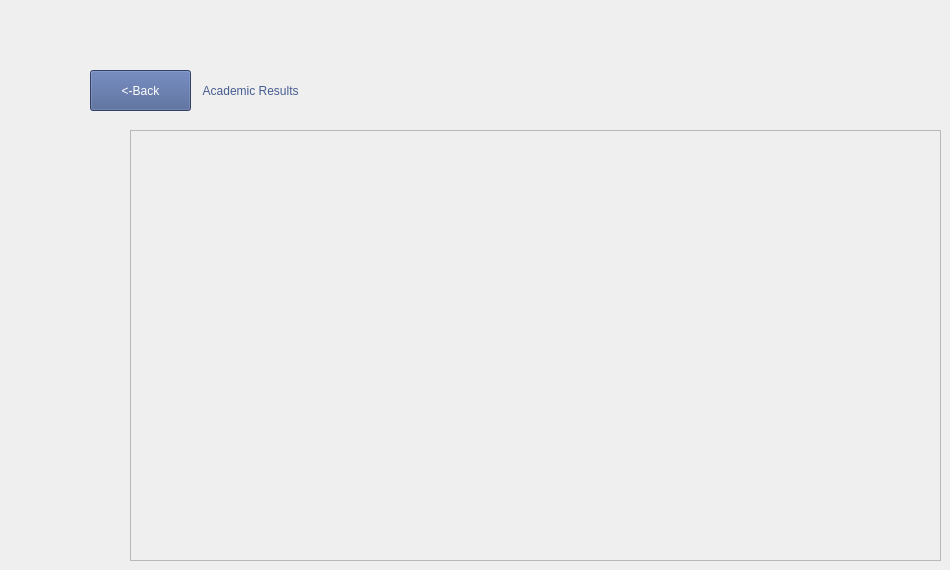
				<widget class="QWidget" name="page_11">
					<widget class="QScrollArea" name="scrollArea02">
						<property name="geometry">
							<rect>
								<x>130</x>
								<y>130</y>
								<width>811</width>
								<height>431</height>
							</rect>
						</property>
						<property name="styleSheet">
							<string notr="true"/>
						</property>
						<property name="widgetResizable">
							<bool>true</bool>
						</property>
						<widget class="QWidget" name="scrollAreaWidgetContents02">
							<property name="geometry">
								<rect>
									<x>0</x>
									<y>0</y>
									<width>809</width>
									<height>429</height>
								</rect>
							</property>
						</widget>
					</widget>
					<widget class="QLabel" name="label_30">
						<property name="geometry">
							<rect>
								<x>200</x>
								<y>50</y>
								<width>471</width>
								<height>81</height>
							</rect>
						</property>
						<property name="styleSheet">
							<string notr="true">
								font: 700 20pt &quot;Segoe UI&quot;;

								color: rgb(70, 92, 144);
							</string>
						</property>
						<property name="text">
							<string> Academic Results</string>
						</property>
					</widget>
					<widget class="QLabel" name="label_29">
						<property name="geometry">
							<rect>
								<x>890</x>
								<y>60</y>
								<width>51</width>
								<height>51</height>
							</rect>
						</property>
						<property name="styleSheet">
							<string notr="true">
								font: 700 36pt &quot;Segoe UI&quot;;
								color: rgb(70, 92, 144);
							</string>
						</property>
						<property name="text">
							<string/>
						</property>
						<property name="pixmap">
							<pixmap resource="project01.qrc">:/newPrefix/Screenshot_2025-05-15_005716-removebg-preview.png</pixmap>
						</property>
						<property name="scaledContents">
							<bool>true</bool>
						</property>
					</widget>
					<widget class="QPushButton" name="StudentSignupbackB_3">
						<property name="geometry">
							<rect>
								<x>90</x>
								<y>70</y>
								<width>101</width>
								<height>41</height>
							</rect>
						</property>
						<property name="styleSheet">
							<string notr="true">
								background-color: rgb(70, 92, 144);
								color: rgb(255, 255, 255);
								font: 12pt &quot;Segoe UI&quot;;
							</string>
						</property>
						<property name="text">
							<string>&lt;-Back</string>
						</property>
					</widget>
					<zorder>label_29</zorder>
					<zorder>label_30</zorder>
					<zorder>scrollArea02</zorder>
					<zorder>StudentSignupbackB_3</zorder>
				</widget>
